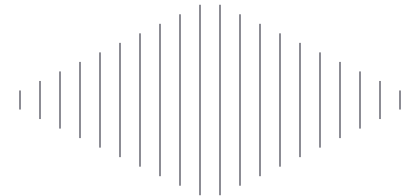

Recreate this plot in Python.
import svgwrite

dwg = svgwrite.Drawing('b_grid.svg', profile='tiny')
stroke = svgwrite.rgb(10, 10, 16, '%')

edge = 200
lines = 21

for i in range(lines):
    l = edge/2 - (edge/lines) * abs(((lines / 2) - i))

    line = dwg.line((edge/10*i, edge/2 - l), (edge/10*i, edge/2 + l), stroke=stroke)
    dwg.add(line)


dwg.save()
